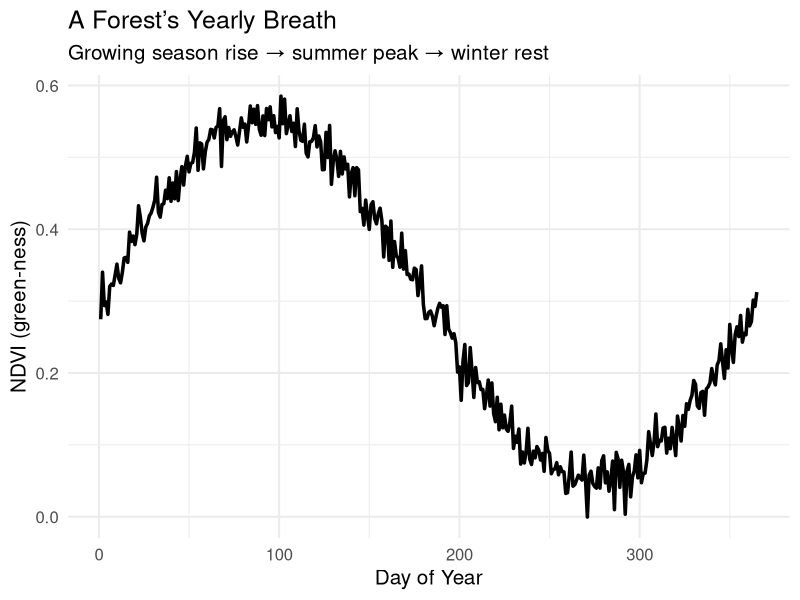
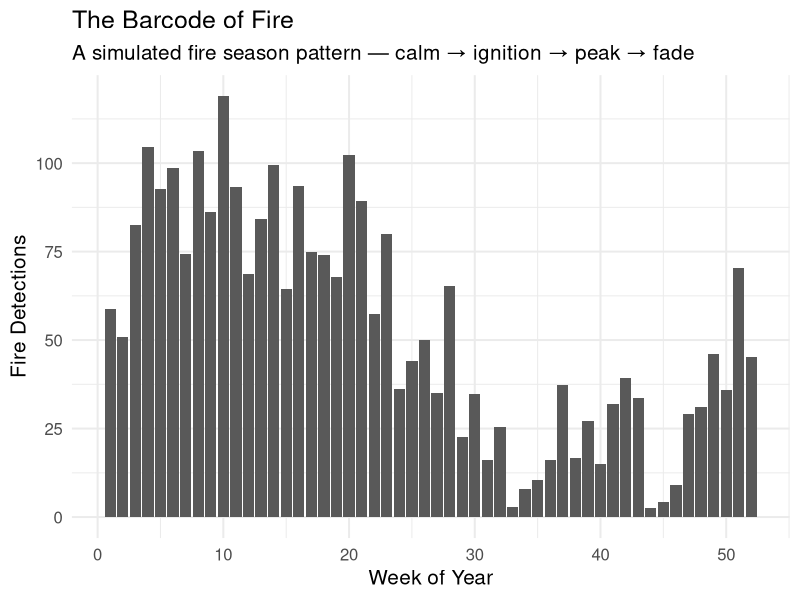

Reproduce these figures in R, in order.
## ---- chunk 1
library(tidyverse)
library(ggplot2)

# simulate a simple, intuitive NDVI annual rhythm that ANY reader can understand
set.seed(12)
days <- 1:365
ndvi <- 0.3 + 0.25*sin(2*pi*(days/365)) + rnorm(365, 0, 0.02)

df <- tibble(day = days, NDVI = ndvi)

ggplot(df, aes(day, NDVI)) +
  geom_line(size=1.2) +
  labs(title="A Forest’s Yearly Breath",
       subtitle="Growing season rise → summer peak → winter rest",
       x="Day of Year", y="NDVI (green-ness)") +
  theme_minimal(base_size = 15)
## ---- chunk 2
library(tidyverse)
library(ggplot2)

set.seed(23)

weeks <- 1:52
fire_counts <- abs(rnorm(52, mean = sin(2*pi*(weeks/52))*40 + 50, sd = 20))

fire_df <- tibble(week = weeks, fires = fire_counts)

ggplot(fire_df, aes(week, fires)) +
  geom_col(width=0.9) +
  labs(title="The Barcode of Fire",
       subtitle="A simulated fire season pattern — calm → ignition → peak → fade",
       x="Week of Year", y="Fire Detections") +
  theme_minimal(base_size = 15)
